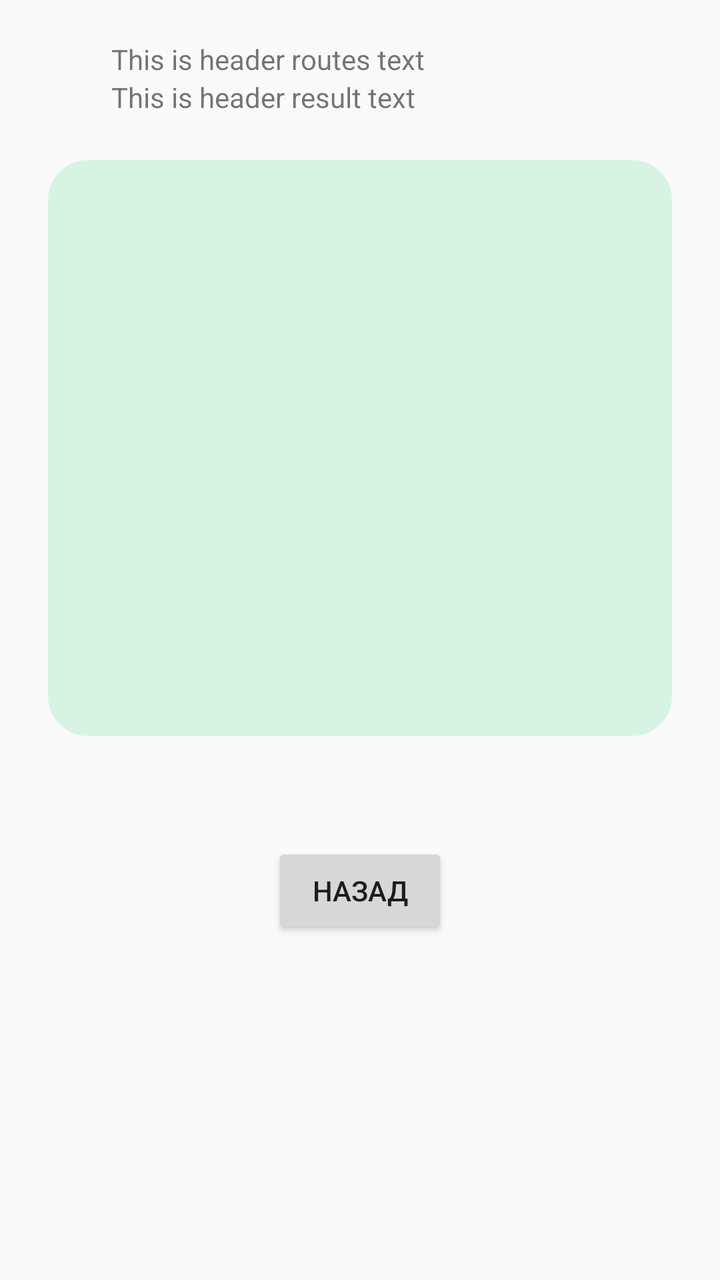
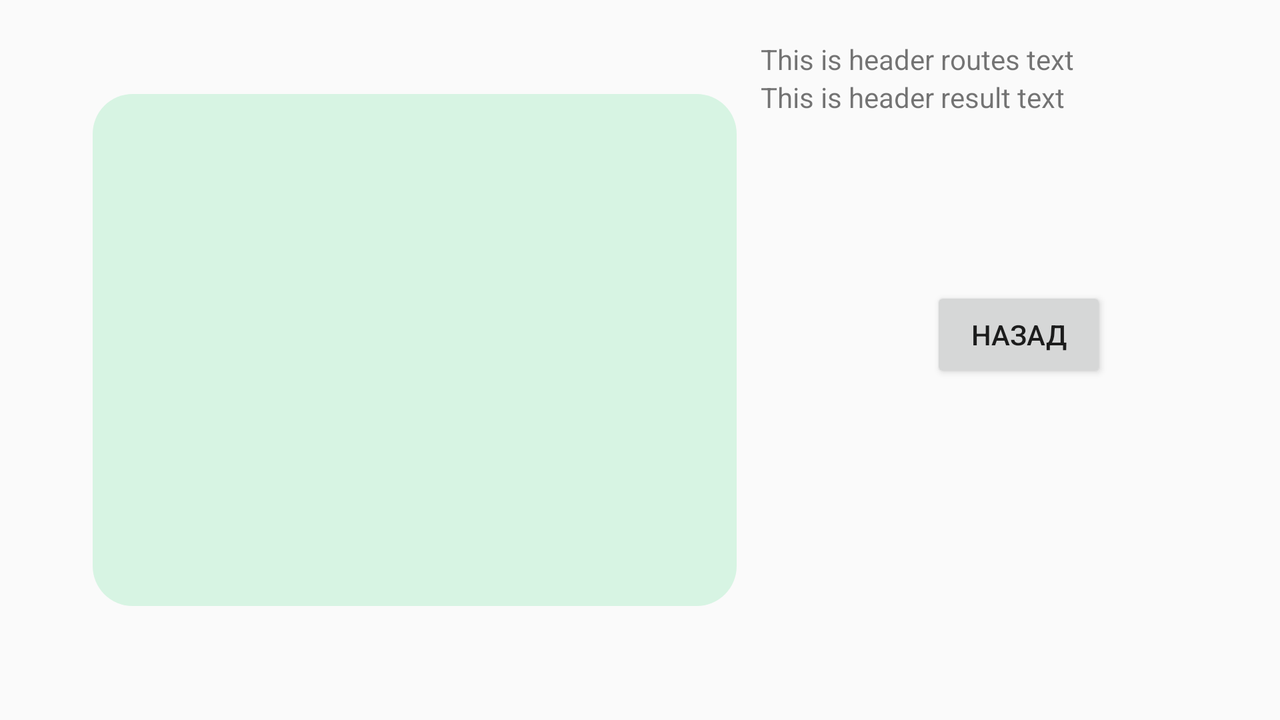

The same Android screen from two of the app's own layout files: first res/layout/ as a phone draws it, then the repository's variant for another configuration, drawn on a device whose configuration selects that folder. Both files follow.
<!-- AndroidManifest.xml: application theme AppTheme -->
<!-- res/layout/fragment_sixth.xml -->
<?xml version="1.0" encoding="utf-8"?>
<androidx.constraintlayout.widget.ConstraintLayout xmlns:android="http://schemas.android.com/apk/res/android"
    xmlns:app="http://schemas.android.com/apk/res-auto"
    xmlns:tools="http://schemas.android.com/tools"
    android:layout_width="match_parent"
    android:layout_height="match_parent"
    tools:context=".SixthFragment">

    <LinearLayout
        android:id="@+id/linearLayout"
        android:layout_width="249dp"
        android:layout_height="50dp"
        android:layout_marginTop="20dp"
        android:orientation="vertical"
        app:layout_constraintEnd_toEndOf="parent"
        app:layout_constraintHorizontal_bias="0.5"
        app:layout_constraintStart_toStartOf="parent"
        app:layout_constraintTop_toTopOf="parent">

        <TextView
            android:id="@+id/textview_sixth_header_routes"
            android:layout_width="wrap_content"
            android:layout_height="wrap_content"
            android:text="@string/header_routes_text" />

        <TextView
            android:id="@+id/textview_sixth_header_result"
            android:layout_width="wrap_content"
            android:layout_height="wrap_content"
            android:text="@string/header_result_text" />
    </LinearLayout>

    <ScrollView
        android:id="@+id/scrollview_sixth"
        android:layout_width="312dp"
        android:layout_height="288dp"
        android:layout_marginStart="10dp"
        android:layout_marginLeft="10dp"
        android:layout_marginTop="10dp"
        android:layout_marginEnd="10dp"
        android:layout_marginRight="10dp"
        android:background="@drawable/frame_border"
        app:layout_constraintEnd_toEndOf="parent"
        app:layout_constraintStart_toStartOf="parent"
        app:layout_constraintTop_toBottomOf="@+id/linearLayout">

        <LinearLayout
            android:id="@+id/linearlayout_sixth"
            android:layout_width="match_parent"
            android:layout_height="match_parent"
            android:orientation="vertical" />
    </ScrollView>

    <Button
        android:id="@+id/button_sixth_previous"
        android:layout_width="wrap_content"
        android:layout_height="wrap_content"
        android:layout_marginTop="10dp"
        android:text="@string/button_sixth_previous"
        app:layout_constraintBottom_toBottomOf="parent"
        app:layout_constraintEnd_toEndOf="parent"
        app:layout_constraintStart_toStartOf="parent"
        app:layout_constraintTop_toBottomOf="@+id/scrollview_sixth"
        app:layout_constraintVertical_bias="0.202" />

</androidx.constraintlayout.widget.ConstraintLayout>
<!-- resources referenced by this layout -->
<resources>
  <!-- drawable frame_border (drawable) -->
  <?xml version="1.0" encoding="utf-8"?>
  <shape xmlns:android="http://schemas.android.com/apk/res/android" android:shape="rectangle">
      <corners android:radius="20dp"/>
      <padding android:left="20dp" android:right="20dp" android:top="20dp" android:bottom="20dp"/>
      <solid android:color="#D7F4E3"/>
  </shape>
  <string name="button_sixth_previous">Назад</string>
  <string name="header_result_text">This is header result text</string>
  <string name="header_routes_text">This is header routes text</string>
  <style name="AppTheme" parent="Theme.AppCompat.Light.DarkActionBar">
          
          <item name="colorPrimary">@color/colorPrimary</item>
          <item name="colorPrimaryDark">@color/colorPrimaryDark</item>
          <item name="colorAccent">@color/colorAccent</item>
      </style>
  <color name="colorPrimary">#6200EE</color>
  <color name="colorPrimaryDark">#3700B3</color>
  <color name="colorAccent">#03DAC5</color>
</resources>
<!-- res/layout-land/fragment_sixth.xml (the repository's variant of the layout above) -->
<!-- drawn on the phone turned sideways -->
<?xml version="1.0" encoding="utf-8"?>
<androidx.constraintlayout.widget.ConstraintLayout xmlns:android="http://schemas.android.com/apk/res/android"
    xmlns:app="http://schemas.android.com/apk/res-auto"
    xmlns:tools="http://schemas.android.com/tools"
    android:layout_width="match_parent"
    android:layout_height="match_parent"
    tools:context=".SixthFragment">

    <LinearLayout
        android:id="@+id/linearLayout"
        android:layout_width="250dp"
        android:layout_height="62dp"
        android:layout_marginStart="10dp"
        android:layout_marginLeft="10dp"
        android:layout_marginTop="20dp"
        android:orientation="vertical"
        app:layout_constraintEnd_toEndOf="parent"
        app:layout_constraintHorizontal_bias="0.176"
        app:layout_constraintStart_toEndOf="@+id/scrollview_sixth"
        app:layout_constraintTop_toTopOf="parent">

        <TextView
            android:id="@+id/textview_sixth_header_routes"
            android:layout_width="wrap_content"
            android:layout_height="wrap_content"
            android:text="@string/header_routes_text" />

        <TextView
            android:id="@+id/textview_sixth_header_result"
            android:layout_width="wrap_content"
            android:layout_height="wrap_content"
            android:text="@string/header_result_text" />
    </LinearLayout>

    <ScrollView
        android:id="@+id/scrollview_sixth"
        android:layout_width="322dp"
        android:layout_height="256dp"
        android:layout_marginStart="20dp"
        android:layout_marginLeft="20dp"
        android:layout_marginTop="20dp"
        android:layout_marginBottom="10dp"
        android:background="@drawable/frame_border"
        app:layout_constraintBottom_toBottomOf="parent"
        app:layout_constraintEnd_toEndOf="parent"
        app:layout_constraintHorizontal_bias="0.088"
        app:layout_constraintStart_toStartOf="parent"
        app:layout_constraintTop_toTopOf="parent"
        app:layout_constraintVertical_bias="0.363">

        <LinearLayout
            android:id="@+id/linearlayout_sixth"
            android:layout_width="match_parent"
            android:layout_height="match_parent"
            android:orientation="vertical" />
    </ScrollView>

    <Button
        android:id="@+id/button_sixth_previous"
        android:layout_width="wrap_content"
        android:layout_height="wrap_content"
        android:layout_marginStart="10dp"
        android:layout_marginLeft="10dp"
        android:text="@string/button_sixth_previous"
        app:layout_constraintBottom_toBottomOf="parent"
        app:layout_constraintEnd_toEndOf="parent"
        app:layout_constraintStart_toEndOf="@+id/scrollview_sixth"
        app:layout_constraintTop_toBottomOf="@+id/linearLayout"
        app:layout_constraintVertical_bias="0.266" />

</androidx.constraintlayout.widget.ConstraintLayout>
